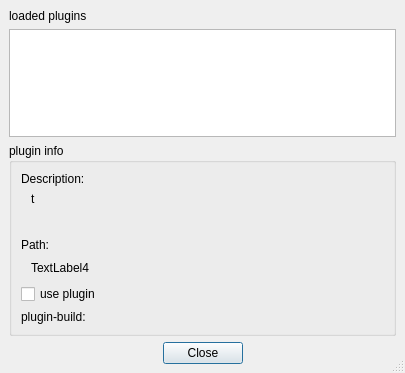
<ui version="4.0" >
 <author></author>
 <comment></comment>
 <exportmacro></exportmacro>
 <class>plugin_info_dlg</class>
 <widget class="QDialog" name="plugin_info_dlg" >
  <property name="geometry" >
   <rect>
    <x>0</x>
    <y>0</y>
    <width>405</width>
    <height>373</height>
   </rect>
  </property>
  <property name="sizePolicy" >
   <sizepolicy>
    <hsizetype>5</hsizetype>
    <vsizetype>5</vsizetype>
    <horstretch>0</horstretch>
    <verstretch>0</verstretch>
   </sizepolicy>
  </property>
  <property name="windowTitle" >
   <string>libRASCH plugins</string>
  </property>
  <property name="sizeGripEnabled" >
   <bool>true</bool>
  </property>
  <layout class="QGridLayout" >
   <property name="margin" >
    <number>9</number>
   </property>
   <property name="spacing" >
    <number>6</number>
   </property>
   <item row="0" column="0" >
    <layout class="QVBoxLayout" >
     <property name="margin" >
      <number>0</number>
     </property>
     <property name="spacing" >
      <number>6</number>
     </property>
     <item>
      <layout class="QVBoxLayout" >
       <property name="margin" >
        <number>0</number>
       </property>
       <property name="spacing" >
        <number>6</number>
       </property>
       <item>
        <widget class="QLabel" name="TextLabel1" >
         <property name="sizePolicy" >
          <sizepolicy>
           <hsizetype>7</hsizetype>
           <vsizetype>5</vsizetype>
           <horstretch>0</horstretch>
           <verstretch>0</verstretch>
          </sizepolicy>
         </property>
         <property name="text" >
          <string>loaded plugins</string>
         </property>
        </widget>
       </item>
       <item>
        <widget class="QTableView" name="plugin_list" />
       </item>
      </layout>
     </item>
     <item>
      <widget class="QGroupBox" name="plugin_info_box" >
       <property name="title" >
        <string>plugin info</string>
       </property>
       <layout class="QHBoxLayout" >
        <property name="margin" >
         <number>9</number>
        </property>
        <property name="spacing" >
         <number>6</number>
        </property>
        <item>
         <layout class="QVBoxLayout" >
          <property name="margin" >
           <number>0</number>
          </property>
          <property name="spacing" >
           <number>6</number>
          </property>
          <item>
           <layout class="QVBoxLayout" >
            <property name="margin" >
             <number>0</number>
            </property>
            <property name="spacing" >
             <number>6</number>
            </property>
            <item>
             <widget class="QLabel" name="TextLabel5" >
              <property name="text" >
               <string>Description:</string>
              </property>
             </widget>
            </item>
            <item>
             <layout class="QHBoxLayout" >
              <property name="margin" >
               <number>0</number>
              </property>
              <property name="spacing" >
               <number>6</number>
              </property>
              <item>
               <spacer>
                <property name="orientation" >
                 <enum>Qt::Horizontal</enum>
                </property>
                <property name="sizeType" >
                 <enum>QSizePolicy::Minimum</enum>
                </property>
                <property name="sizeHint" >
                 <size>
                  <width>10</width>
                  <height>20</height>
                 </size>
                </property>
               </spacer>
              </item>
              <item>
               <widget class="QLabel" name="desc" >
                <property name="sizePolicy" >
                 <sizepolicy>
                  <hsizetype>7</hsizetype>
                  <vsizetype>5</vsizetype>
                  <horstretch>0</horstretch>
                  <verstretch>0</verstretch>
                 </sizepolicy>
                </property>
                <property name="minimumSize" >
                 <size>
                  <width>300</width>
                  <height>40</height>
                 </size>
                </property>
                <property name="text" >
                 <string>t</string>
                </property>
                <property name="scaledContents" >
                 <bool>false</bool>
                </property>
                <property name="alignment" >
                 <set>Qt::AlignLeading|Qt::AlignLeft|Qt::AlignTop</set>
                </property>
                <property name="wordWrap" >
                 <bool>true</bool>
                </property>
               </widget>
              </item>
             </layout>
            </item>
           </layout>
          </item>
          <item>
           <spacer>
            <property name="orientation" >
             <enum>Qt::Vertical</enum>
            </property>
            <property name="sizeType" >
             <enum>QSizePolicy::Minimum</enum>
            </property>
            <property name="sizeHint" >
             <size>
              <width>20</width>
              <height>0</height>
             </size>
            </property>
           </spacer>
          </item>
          <item>
           <layout class="QVBoxLayout" >
            <property name="margin" >
             <number>0</number>
            </property>
            <property name="spacing" >
             <number>6</number>
            </property>
            <item>
             <widget class="QLabel" name="TextLabel6" >
              <property name="text" >
               <string>Path:</string>
              </property>
             </widget>
            </item>
            <item>
             <layout class="QHBoxLayout" >
              <property name="margin" >
               <number>0</number>
              </property>
              <property name="spacing" >
               <number>6</number>
              </property>
              <item>
               <spacer>
                <property name="orientation" >
                 <enum>Qt::Horizontal</enum>
                </property>
                <property name="sizeType" >
                 <enum>QSizePolicy::Minimum</enum>
                </property>
                <property name="sizeHint" >
                 <size>
                  <width>10</width>
                  <height>20</height>
                 </size>
                </property>
               </spacer>
              </item>
              <item>
               <widget class="QLabel" name="path" >
                <property name="sizePolicy" >
                 <sizepolicy>
                  <hsizetype>7</hsizetype>
                  <vsizetype>5</vsizetype>
                  <horstretch>0</horstretch>
                  <verstretch>0</verstretch>
                 </sizepolicy>
                </property>
                <property name="minimumSize" >
                 <size>
                  <width>250</width>
                  <height>0</height>
                 </size>
                </property>
                <property name="text" >
                 <string>TextLabel4</string>
                </property>
               </widget>
              </item>
             </layout>
            </item>
           </layout>
          </item>
          <item>
           <spacer>
            <property name="orientation" >
             <enum>Qt::Vertical</enum>
            </property>
            <property name="sizeType" >
             <enum>QSizePolicy::Minimum</enum>
            </property>
            <property name="sizeHint" >
             <size>
              <width>20</width>
              <height>0</height>
             </size>
            </property>
           </spacer>
          </item>
          <item>
           <widget class="QCheckBox" name="use_it" >
            <property name="enabled" >
             <bool>true</bool>
            </property>
            <property name="text" >
             <string>use plugin</string>
            </property>
           </widget>
          </item>
          <item>
           <spacer>
            <property name="orientation" >
             <enum>Qt::Vertical</enum>
            </property>
            <property name="sizeType" >
             <enum>QSizePolicy::Minimum</enum>
            </property>
            <property name="sizeHint" >
             <size>
              <width>20</width>
              <height>0</height>
             </size>
            </property>
           </spacer>
          </item>
          <item>
           <widget class="QLabel" name="build_ts" >
            <property name="sizePolicy" >
             <sizepolicy>
              <hsizetype>7</hsizetype>
              <vsizetype>5</vsizetype>
              <horstretch>0</horstretch>
              <verstretch>0</verstretch>
             </sizepolicy>
            </property>
            <property name="text" >
             <string>plugin-build: </string>
            </property>
           </widget>
          </item>
         </layout>
        </item>
       </layout>
      </widget>
     </item>
     <item>
      <layout class="QHBoxLayout" >
       <property name="margin" >
        <number>0</number>
       </property>
       <property name="spacing" >
        <number>6</number>
       </property>
       <item>
        <spacer>
         <property name="orientation" >
          <enum>Qt::Horizontal</enum>
         </property>
         <property name="sizeType" >
          <enum>QSizePolicy::Expanding</enum>
         </property>
         <property name="sizeHint" >
          <size>
           <width>90</width>
           <height>20</height>
          </size>
         </property>
        </spacer>
       </item>
       <item>
        <widget class="QPushButton" name="close_btn" >
         <property name="text" >
          <string>Close</string>
         </property>
         <property name="default" >
          <bool>true</bool>
         </property>
        </widget>
       </item>
       <item>
        <spacer>
         <property name="orientation" >
          <enum>Qt::Horizontal</enum>
         </property>
         <property name="sizeType" >
          <enum>QSizePolicy::Expanding</enum>
         </property>
         <property name="sizeHint" >
          <size>
           <width>90</width>
           <height>20</height>
          </size>
         </property>
        </spacer>
       </item>
      </layout>
     </item>
    </layout>
   </item>
  </layout>
 </widget>
 <layoutdefault spacing="6" margin="11" />
 <pixmapfunction>qPixmapFromMimeSource</pixmapfunction>
 <resources/>
 <connections/>
</ui>
